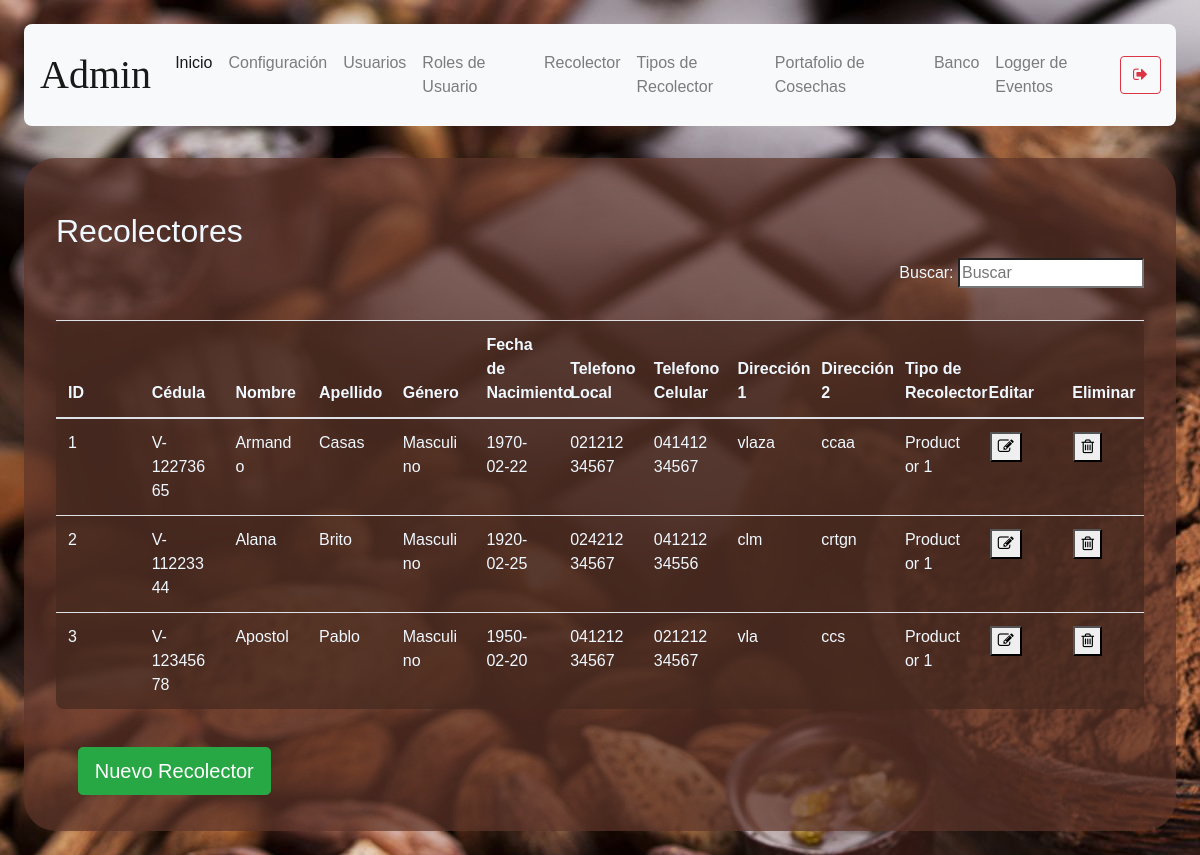
The page /productor-data (signed in) on the database its author committed.
### models/productor.py (models this page shows, shortened)
class Productor(db.Model) :
    __tablename__ = "productor"
    id = db.Column(db.Integer, primary_key = True)
    cedula = db.Column(db.String(100), nullable = False, unique=True)
    name = db.Column(db.String(100), nullable = False)
    last_name = db.Column(db.String(100), nullable = False)
    gender = db.Column(db.String(10), nullable = False)
    date_of_birth = db.Column(db.String(10), nullable = False)
    local_phone = db.Column(db.String(20), nullable = True)
    movil_phone = db.Column(db.String(20), nullable = True)
    address_1 = db.Column(db.String(150), nullable = True)
    address_2 = db.Column(db.String(150), nullable = True)
    productor_type_id = db.Column(db.Integer, db.ForeignKey('productor_type.id'))

### models/productor_type.py (models this page shows, shortened)
class Productor_type(db.Model):
    __tablename__ = 'productor_type'
    id = db.Column(db.Integer, primary_key = True)
    description = db.Column(db.String(50), nullable = False)
    price_percentage = db.Column( db.Float, nullable = False )

### routes/productor.py (the view)
@productor_route.route('/productor-data')
def productor():
    if( not verify_permissions(session, User, allowed_rols) ):
        return redirect(url_for('auth.index'))
    productor_types = Productor_type.query.all()
    productors = Productor.query.all()
    if 'management-status' not in session:
        return render_template('productor-data.html', status="",\
            productor_types = productor_types, productors = productors)
    status = session['management-status']
    session.pop('management-status', None)
    return render_template('productor-data.html', status=status, \
            productor_types = productor_types, productors = productors)

### models/user.py (called while the page is built)
    def get_user_rol_by_username( self, username ):
        user_rol_id = User.query.filter_by(username = username).first().user_rol_id
        user_rol = User_rol.query.get(user_rol_id).description
        return user_rol

### utils/functions.py (called while the page is built)
def verify_permissions(session, User, allowed=['admin']):
    return 'username' in session and \
    ( allowed == 'all' or User.get_user_rol_by_username(User, session['username']) in allowed)

### templates/productor-data.html (shortened to what this page needs)
{% extends "base.html" %}
{% block content %}
<h2>Recolectores</h2>
<p align="right">
    Buscar: <input id ="search-bar" onkeyup="searchEngine()" type="search" name="busqueda" placeholder="Buscar">
</p>
    <table class="table content-table fixed-table">
        <thead>
            <th>ID</th>
            <th>Cédula</th>
            <th>Nombre</th>
            <th>Apellido</th>
            <th>Género</th>
            <th>Fecha de Nacimiento</th>
            <th>Telefono Local</th>
            <th>Telefono Celular </th>
            <th>Dirección 1</th>
            <th>Dirección 2</th>
            <th>Tipo de Recolector</th>
            <th>Editar</th>
            <th>Eliminar</th>
        </thead>
        <tbody id="table-body-data">
        {% for productor in productors %}
        <tr>
            <td>{{ productor.id }}</td>
            <td>{{ productor.cedula }}</td>
            <td>{{ productor.name }}</td>
            <td>{{ productor.last_name }}</td>
            <td>{{ productor.gender }}</td>
            <td>{{ productor.date_of_birth }}</td>
            <td>{{ productor.local_phone }}</td>
            <td>{{ productor.movil_phone }}</td>
            <td>{{ productor.address_1 }}</td>
            <td>{{ productor.address_2 }}</td>
            {% for type in productor_types %}
            {% if type.id == productor.productor_type_id %}
            <td>{{ type.description }} </td>
            {% endif %}
            {% endfor %}
            <td><button onclick="window.location.href=`/productor-data/edit-productor/{{ productor.id }}`"><i class="fa fa-pencil-square-o" aria-hidden="true"></i></button></td>
            <td><button onclick='deleteConfirm( {{productor.id}}, "Productor" )'><i class="fa fa-trash-o" aria-hidden="true"></i></button></td>
        </tr>
        {% endfor %}
        </tbody>
    </table>
    <button type="submit" onclick="showForm()" class="btn btn-success btn-lg mb-1">Nuevo Recolector</button>
{% endblock %}

### static/styles/main.css (style rules this page uses)
body { background-color:aliceblue; background-image: url("../media/2316549.jpg"); margin: 2%; font-family: 'Gill Sans', 'Gill Sans MT', Calibri, 'Trebuchet MS', sans-serif; }
button { margin: 2%; }
h1, h2 { margin-top: 2%; }
.content-table { background-color: rgba(69, 40, 31, 0.7); padding: 2em; color:aliceblue; margin-top: 2em; border-radius: .5em; }
table { width:100%; table-layout:fixed; }
td { word-wrap:break-word; }

### rows shown on the page
Productor: id "1", cedula "V-12273665", name "Armando", last_name "Casas", gender "Masculino", date_of_birth "1970-02-22", local_phone "02121234567", movil_phone "04141234567", address_1 "vlaza", address_2 "ccaa"
Productor_type: description "Productor 1"
Productor: id "2", cedula "V-11223344", name "Alana", last_name "Brito", gender "Masculino", date_of_birth "1920-02-25", local_phone "02421234567", movil_phone "04121234556", address_1 "clm", address_2 "crtgn"
Productor: id "3", cedula "V-12345678", name "Apostol", last_name "Pablo", gender "Masculino", date_of_birth "1950-02-20", local_phone "04121234567", movil_phone "02121234567", address_1 "vla", address_2 "ccs"

### other values the page prints
{{ session['username'] }} "Admin"
